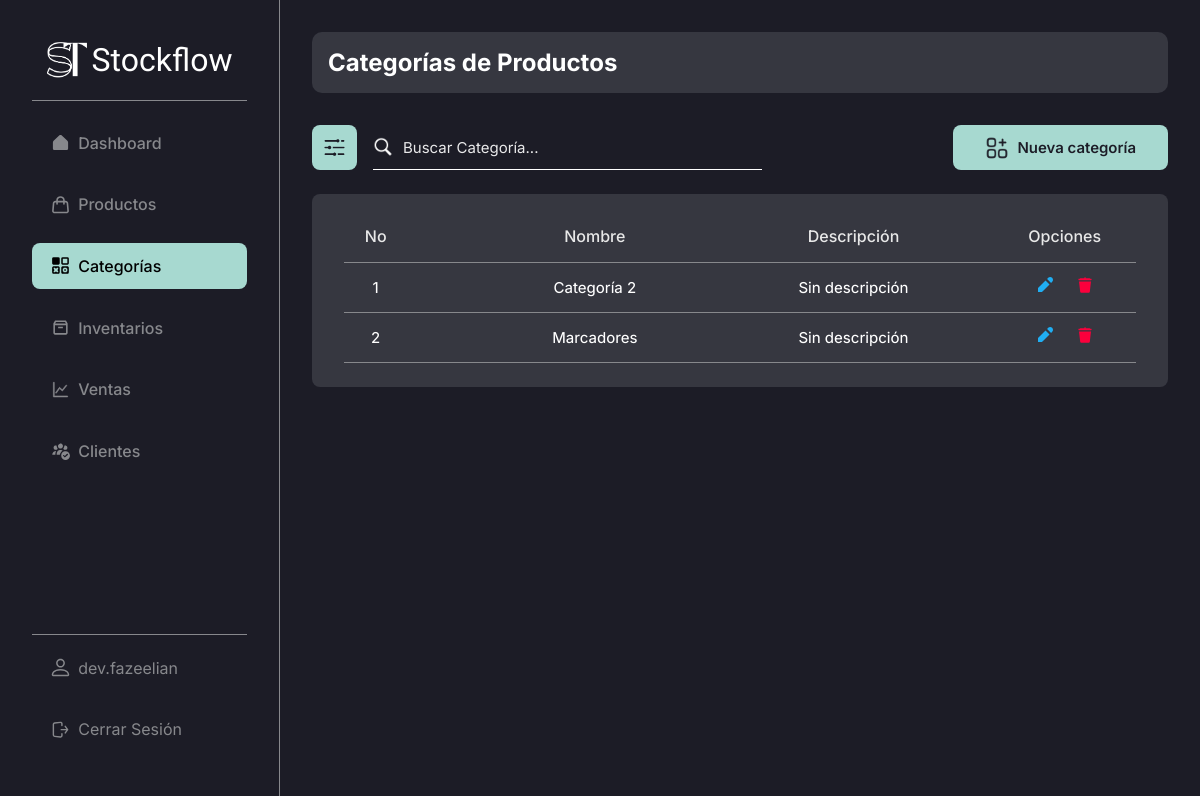
The app's page /admin/products/categories/ (signed in), older data.
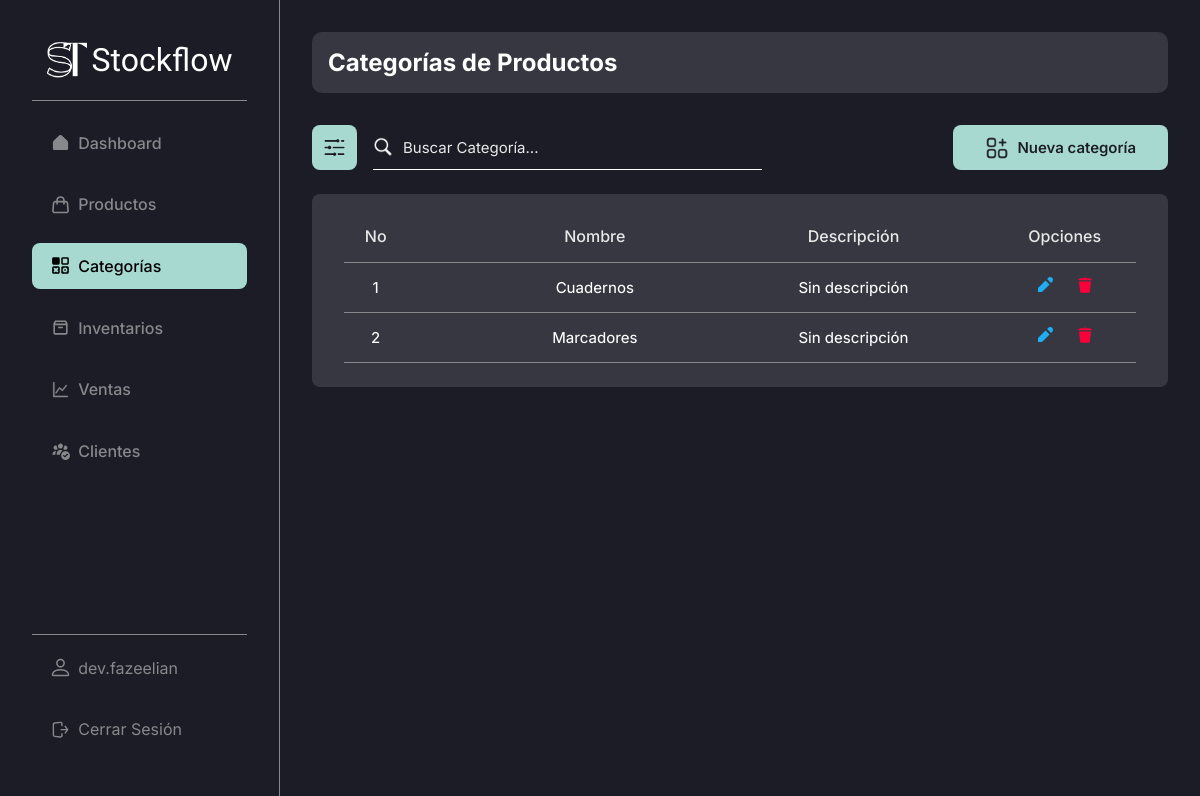
The same page, newer data.
### stockflow/models.py (models this page shows, shortened)
class Category(db.Model):
    id = db.Column(db.Integer, primary_key = True) # Primary key
    created_by = db.Column(db.Integer, db.ForeignKey("user.id"), nullable = False) # Foreign key
    name = db.Column(db.String(50), unique = True, nullable = False)
    description = db.Column(db.String(255), default='Sin descripción')

### stockflow/modules/category.py (the view)
@bp.route("/", methods = ("GET", "POST"))
@login_required
def index():
    query = ""
    categories = []
    if request.method == "POST":
        query = request.form.get("searchCategorie", "")
        categories = Category.query.filter(
            (
                Category.name.ilike(f"%{query}%") |  # Searching by name
                Category.description.ilike(f"%{query}%")  # Searching by description
            )
        ).all()
    else:
        categories = Category.query.filter(Category.created_by == g.user.id).all()
    return render_template("modules/products/categories/index.html", categories = categories, query=query)

### stockflow/auth.py (called while the page is built)
def login_required(view):
    @functools.wraps(view)
    def wrapped_view(**kwargs):
        if g.user is None:
            message = "Debes iniciar sesión"
            flash(message)
            return redirect(url_for("auth.login"))
        return view(**kwargs)
    return wrapped_view

@bp.before_app_request # Execute the next function in every request, every page
def load_logged_in_user():
    user_id = session.get("user_id")
    if user_id is None:
        g.user = None
    else:
        g.user = User.query.get_or_404(user_id)

### stockflow/templates/modules/products/categories/index.html (shortened to what this page needs)
{% extends 'base-admin.html' %}
{% block content %}
    <head>
        <link rel="stylesheet" href="{{ url_for('static', filename='css/modules/categories.css') }}">
    </head>
    <div class="content-group inter bg-black-light">
        <h2 class="color-white inter">Categorías de Productos</h2>
    </div>
    <div class="top-page">
        <div class="cont-search">
            <button class="btn-search-filter bg-turquese-light-blue">
                <img src="{{ url_for('static', filename='img/icons/filter.png') }}" alt="">
            </button>
            <form action="{{ url_for('admin/products/categories.index') }}" method="post" class="search-bar">
                <img src="{{ url_for('static', filename='img/icons/search.png') }}" alt="">
                <input type="text" class="color-white inter" name="searchCategorie" value="{{ query }}" id="search" placeholder="Buscar Categoría...">
            </form>
        </div>
        <div class="cont-create">
            <a href="{{ url_for('admin/products/categories.new') }}" class="btn-create bg-turquese-light-blue color-black inter">
                <img src="{{ url_for('static', filename='img/icons/add-categorie.png') }}" alt="">
                <h2>Nueva categoría</h2>
            </a>
        </div>
    </div>
    <table class="table inter bg-black-light">
        <thead>
            <tr class="thead color-white-gray">
                <th class="th th-no-cat">No</th>
                <th class="th th-name-cat">Nombre</th>
                <th class="th th-description-cat">Descripción</th>
                <th class="th th-options-cat">Opciones</th>
            </tr>
        </thead>
        <tbody>
                {% if categories %}
                    {% for category in categories | reverse %}
                        {% if g.user.id == category.created_by %}
                            <tr class="tbody">
                                <td class="td td-no-cat">{{ loop.index }}</td>
                                <td class="td td-name-cat">
                                    <a href="#" class="color-white">{{ category.name }}</a>
                                </td>
                                <td class="td td-description-cat">
                                    {% if category.description == "" %}
                                        Sin descripción
                                    {% else %}
                                        {{ category.description }}
                                    {% endif %}
                                </td>
                                <td class="td td-options-cat">
                                    <a href="{{ url_for('admin/products/categories.update', id = category.id) }}">
                                        <svg
                                            xmlns="http://www.w3.org/2000/svg"
                                            viewBox="0 0 16 16"
                                            fill="#20AEF3"
                                        >
                                            <path
                                                d="M12.527 7.473L8.527 3.473 1 11 1 15 5 15zM11.172.828l-1.065 1.065 4 4 1.065-1.065c1.105-1.105 1.105-2.895 0-4l0 0C14.067-.276 12.276-.276 11.172.828z"
                                            />
                                        </svg>
                                    </a>
                                    <a href="{{ url_for('admin/products/categories.delete', id = category.id) }}">
                                    </a>
                                </td>
                            </tr>
                        {% else %}
                            <tr class="tbody">
                                <td class="td" style="width: 100%;">No hay categorías creadas por ti.</td>
                            </tr>
                        {% endif %}
                    {% endfor %}
                {% endif %}
        </tbody>
    </table>
{% endblock %}

Row changes from the older to the newer data that the page shows:
changed Category: name "Categoría 2" → "Cuadernos"
